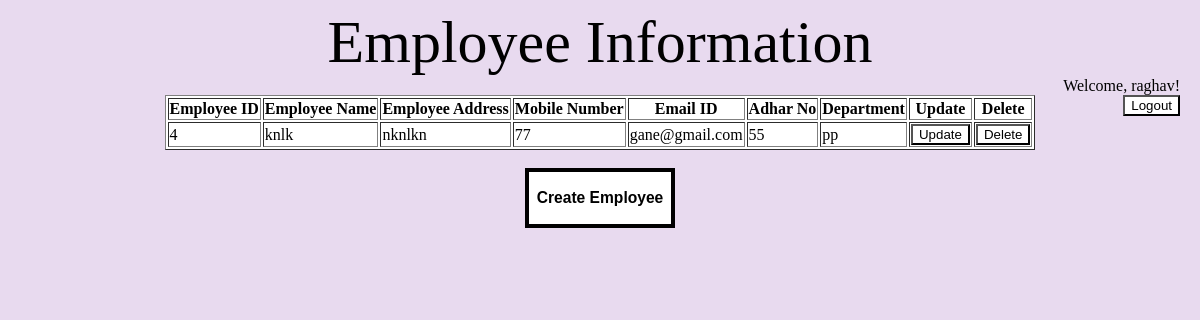
The app's page /list/ (signed in) with its own data.
### employeeinfo/models.py (models this page shows)
class Emp(models.Model):
    employeeid=models.IntegerField()
    employeename=models.CharField(max_length=50)
    Employeeaddress=models.TextField()
    mobilenumber=models.CharField(max_length=11)
    emailid=models.EmailField(max_length=50)
    aadharno=models.IntegerField()
    department=models.CharField(max_length=50)
    user = models.ForeignKey(User, on_delete=models.CASCADE, default=1)

### employeeinfo/views.py (the view)
# urls.py: path('list/', views.emp_list,name='emp_list'),
@login_required
def emp_list(request):
    emps=Emp.objects.filter(user=request.user)
    return render(request,'emp_list.html',{'emps':emps})

### employeeinfo/templates/emp_list.html (shortened to what this page needs)
<!DOCTYPE html>
<html lang="en">
  <head>
  </head>
  <body style="background-color:#E8DAEF">
    <center><span style="font-size:60px;">Employee Information</span></center>
    <span class="data">Welcome, {{ user.username }}!</span><br>
    <span class="data"><a href="{% url 'logout' %}"><button style="background-color:white" type="submit">Logout</button></a></span>
    <center><table border=1>
      <tr><th>Employee ID</th><th> Employee Name</th><th>Employee Address</th><th>Mobile Number</th><th>Email ID</th><th>Adhar No</th><th>Department</th><th>Update</th><th>Delete</th></tr>
      {% for emp in emps %}
      <tr><td>{{ emp.employeeid }}</td><td>{{ emp.employeename }}</td><td>{{ emp.Employeeaddress }}</td><td>{{ emp.mobilenumber }}</td><td>{{ emp.emailid }}</td><td>{{ emp.aadharno }}</td><td>{{ emp.department }}</td><td><a href="{% url 'emp_update' emp.pk %}"><button style="background-color:white" type="submit">Update</button></a></td><td><a href="{% url 'emp_delete' emp.pk %}"
        onclick="return confirm('Are you sure you want to delete this task?');"><button style="background-color:white" type="submit">Delete</button></a></td></tr>
    {% endfor %}
  </table><br>
  <center><a href="{% url 'emp_create' %}"><button class="meta" style="background-color:white" type="submit"><h3>Create Employee</h3></button></a></center><br>
  </body>
</html>

### employeeinfo/templates/emp_list.html (style rules this page uses)
body { background-image: url("https://media.istockphoto.com/id/1359993388/photo/hand-putting-manager-icon-on-top-of-wooden-stacking-of-staff-icons-for-promotion-leadership.jpg?s=612x612&w=0&k=20&c=3bRTY6iMWbm24APYeKhJZFnit2zJix3bqIzTm45EyNM="); background-repeat: no-repeat; background-size: 1500px 750px; }
.meta { height: 60px; width: 150px; border: 4px solid BLACK; }
table { background-color:white; }
.data { position:absolute; right:20px; }

### records on screen
Emp: employeeid "4", employeename "knlk", Employeeaddress "nknlkn", mobilenumber "77", emailid "gane@gmail.com", aadharno "55", department "pp"

### other values on screen
{{ user.username }} "raghav"
